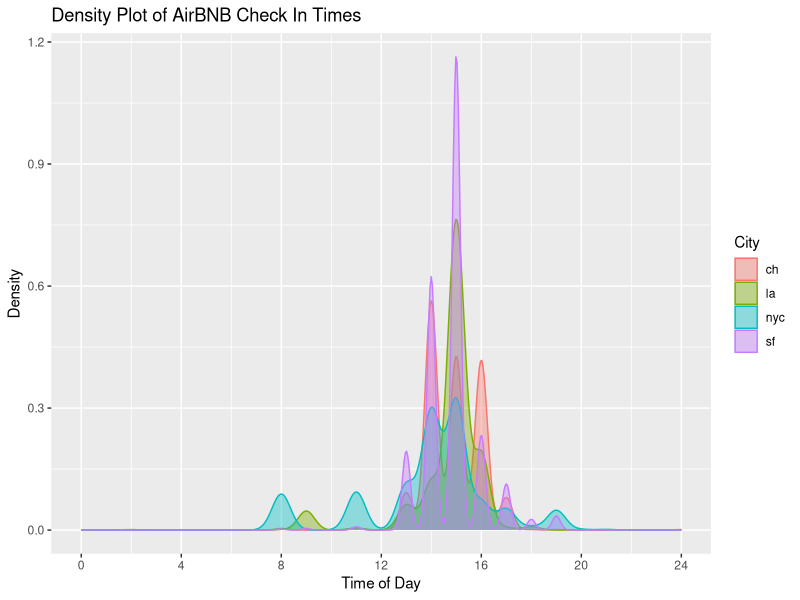
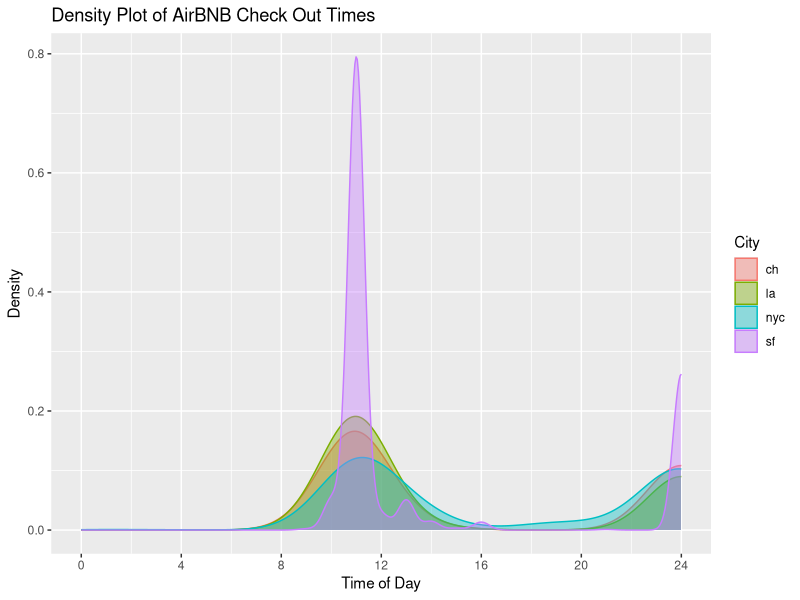

These figures' R source, in order:
library(readr)
library(plyr)
library(dplyr)
library(stringr)
library(ggplot2)

four_cities <- read.csv("cleaned_four_cities.csv")


##CLEANING CHECKED IN

View(unique(four_cities$Earliest.Check.In))

#disregarding those observations with an unspecified/flexible check in or check out time
four_cities <- four_cities %>% 
  filter(!Earliest.Check.In == "Unspecified") %>% 
  filter(!Earliest.Check.In == "Flexible") %>% 
  filter(!is.na(Earliest.Check.In)) %>% 
  filter(!Check.Out == "unspecified")


#filters only pm check in values, removes pm, converts into numeric value and adds 12
#to put time into a 0-24hr interval for graphing
PM_only <- four_cities %>% 
  filter(str_detect(Earliest.Check.In, "PM")) %>% 
  filter(!str_detect(Earliest.Check.In, "12")) %>% 
  mutate(Earliest.Check.In = as.numeric(str_replace_all(Earliest.Check.In, "PM", ""))) %>% 
  mutate(Earliest.Check.In = Earliest.Check.In + 12)

#filters only am check in values, remvoes am, converts into numeric value
AM_only <- four_cities %>% 
  filter(str_detect(Earliest.Check.In, "AM")) %>% 
  filter(!str_detect(Earliest.Check.In, "12")) %>% 
  mutate(Earliest.Check.In = as.numeric(str_replace_all(Earliest.Check.In, "AM", "")))

#for one case of midnight and noontimes
twelve_pm <- four_cities %>% 
  filter(str_detect(Earliest.Check.In, "12PM")) %>% 
  mutate(Earliest.Check.In = as.numeric(str_replace_all(Earliest.Check.In, "PM", "")))

twelve_am <- four_cities %>% 
  filter(str_detect(Earliest.Check.In, "12AM")) %>% 
  mutate(Earliest.Check.In = as.numeric(str_replace_all(Earliest.Check.In, "AM", ""))) %>% 
  mutate(Earliest.Check.In = Earliest.Check.In + 12)
  
dfs <- list(PM_only, AM_only, twelve_pm, twelve_am)

cleaned_time_df <- join_all(dfs, type = "full")


##CLEANING CHECKED OUT

no_twelves_out <- cleaned_time_df %>% 
  filter(!str_detect(Check.Out, "12")) %>% 
  mutate(Check.Out = ifelse(str_detect(Check.Out, "AM"),
                            as.numeric(str_replace_all(Check.Out, "AM", "")), #as.numeric coerces NAs
                            as.numeric(str_replace_all(Check.Out, "PM", ""))+12))

cleaned_time_df <- cleaned_time_df %>% 
  filter(str_detect(Check.Out, "12")) %>% 
  mutate(Check.Out = ifelse(str_detect(Check.Out, "AM"),
                            as.numeric(str_replace_all(Check.Out, "AM", "")),
                            as.numeric(str_replace_all(Check.Out, "PM", ""))+12))

cleaned_time_df <- full_join(no_twelves_out, cleaned_time_df)

                            
ggplot(cleaned_time_df, aes(Earliest.Check.In, fill = City, colour = City)) +
  geom_density(alpha = 0.4) +
  ggtitle("Density Plot of AirBNB Check In Times") +
  xlab("Time of Day") +
  ylab("Density") +
  scale_x_continuous(limits=c(0,24), breaks=seq(0,24,4))

ggplot(cleaned_time_df, aes(Check.Out, fill = City, colour = City)) +
  geom_density(alpha = 0.4) +
  ggtitle("Density Plot of AirBNB Check Out Times") +
  xlab("Time of Day") +
  ylab("Density") +
  scale_x_continuous(limits=c(0,24), breaks=seq(0,24,4))
